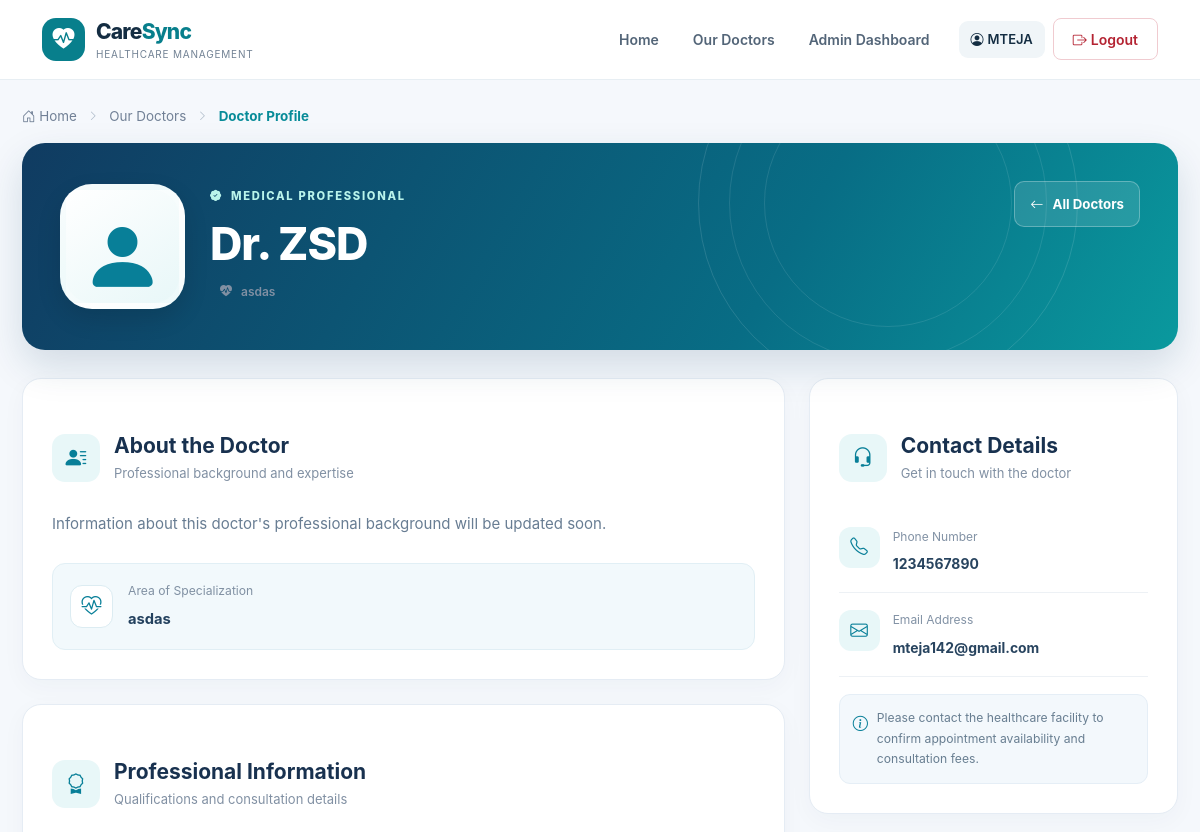
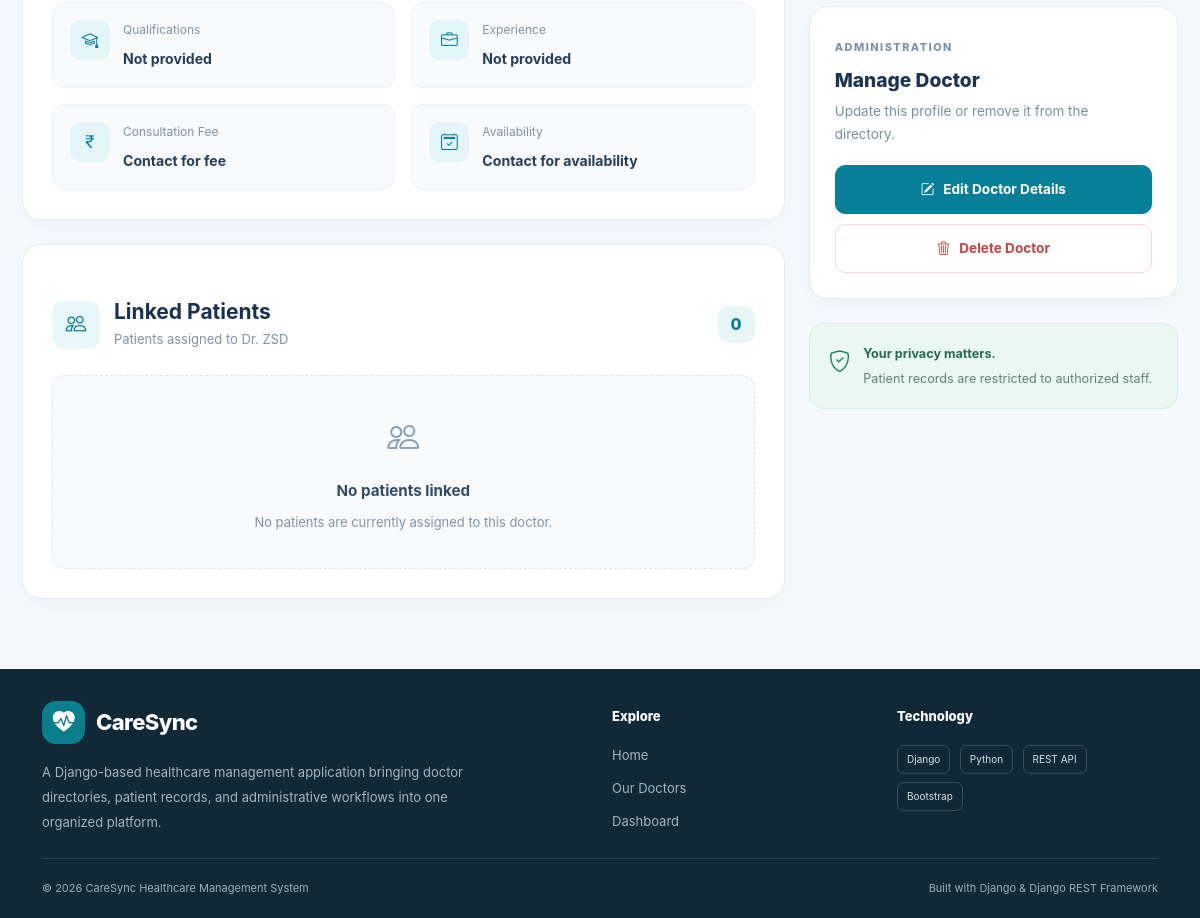
Page /doctors/9/ (signed in) on the earlier database version (2 pictures, top to bottom).
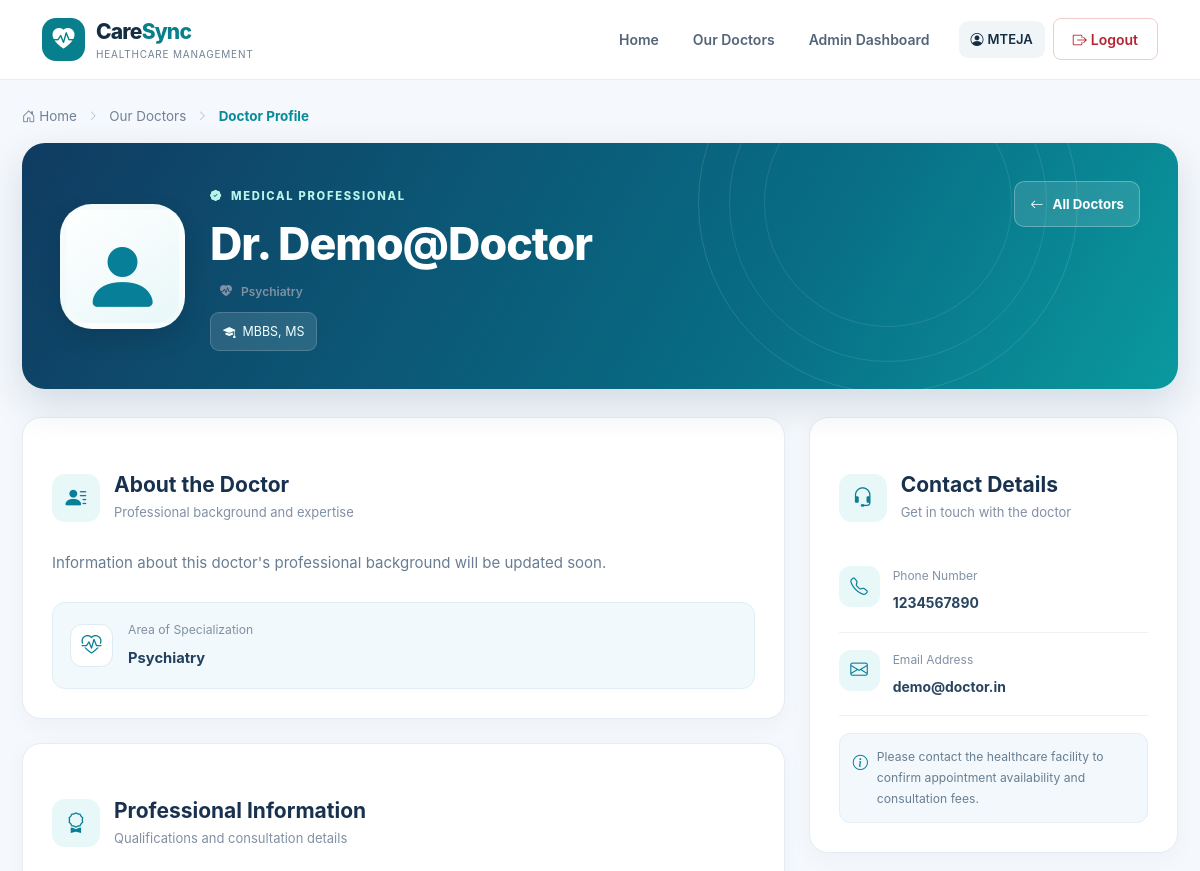
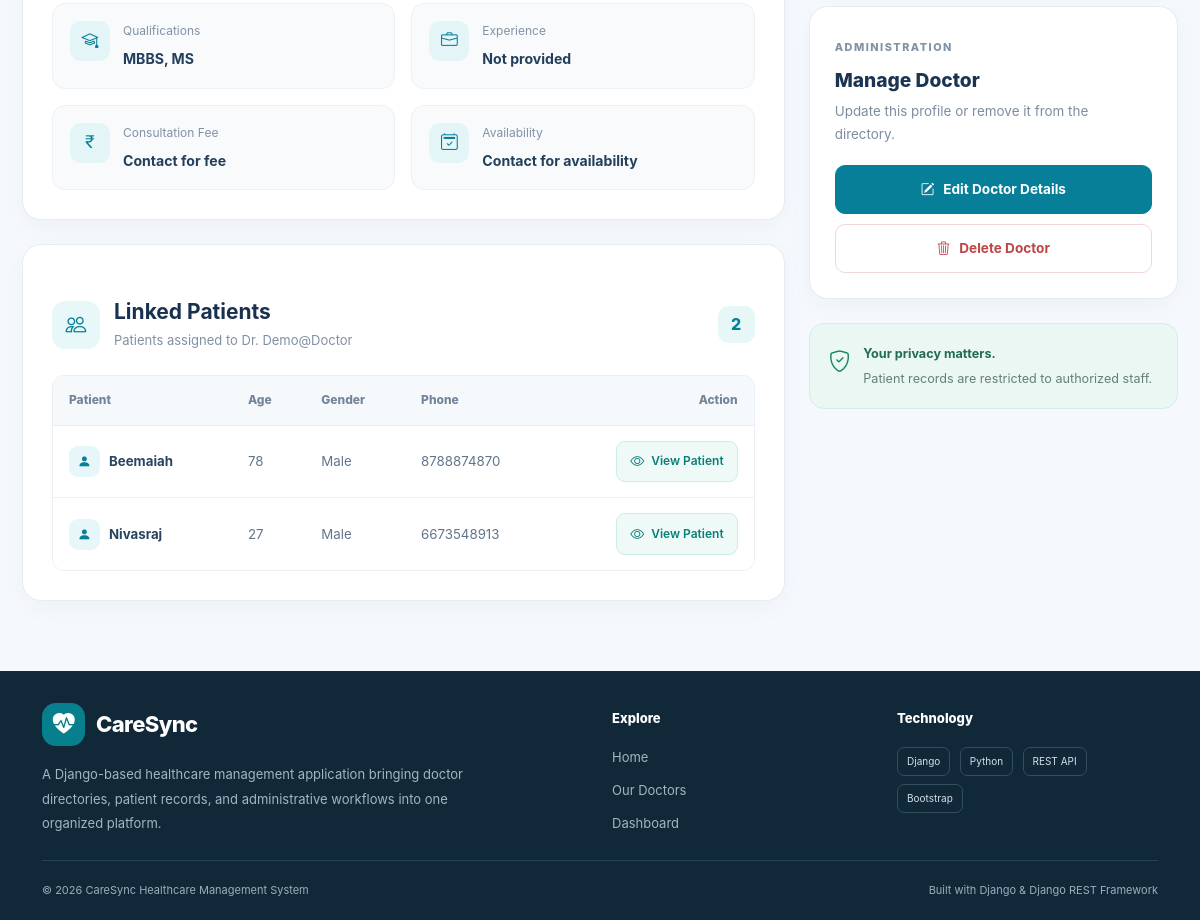
Same page on the later database version (2 pictures, top to bottom).
### healthcare/models.py (models this page shows, shortened)
class Doctor(models.Model):
    user = models.OneToOneField(
        User,
        on_delete=models.CASCADE,
        related_name='doctor_profile',
        null=True,
        blank=True
    )
    name = models.CharField(max_length=100)
    specialization = models.CharField(max_length=100)
    phone = models.CharField(max_length=15)
    email = models.EmailField()
    must_change_password = models.BooleanField(default=True)
    qualification = models.CharField(
        max_length=200,
        blank=True
    )
    experience_years = models.PositiveSmallIntegerField(
        null=True,
        blank=True
    )
    consultation_fee = models.DecimalField(
        max_digits=8,
        decimal_places=2,
        null=True,
        blank=True
    )
    availability = models.CharField(
        max_length=200,
        blank=True
    )
    bio = models.TextField(
        blank=True
    )

class Patient(models.Model):
    GENDER = [
            ('', 'Select Gender'),
            ('Male', 'Male'),
            ('Female', 'Female'),
            ('Other', 'Other'),
        ]
    name = models.CharField(max_length=100)
    age = models.PositiveIntegerField()
    gender = models.CharField(
            max_length=10,
            choices=GENDER
        )
    phone = models.CharField(max_length=15)
    address = models.TextField()
    doctor = models.ForeignKey(
        Doctor,
        on_delete=models.SET_NULL,
        null=True,
        related_name='patients'
    )
    date_registered = models.DateTimeField(auto_now_add=True)

### healthcare/views.py (the view)
# urls.py: path('doctors/<int:id>/', views.doctor_detail, name='doctor_detail'),
def doctor_detail(request, id):
    doctor = get_object_or_404(Doctor, id=id)
    patients = Patient.objects.filter(
        doctor=doctor
    ).order_by('name') if request.user.is_authenticated and request.user.is_staff else []
    return render(
        request,
        'healthcare/doctor_detail.html',
        {
            'doctor': doctor,
            'patients': patients,
        }
    )

### templates/healthcare/doctor_detail.html (shortened to what the changed rows need)
{% extends 'healthcare/base.html' %}
{% block content %}
<section class="doctor-detail-page">
    <div class="container doctor-detail-container">
        <div class="doctor-profile-hero">
            <div class="doctor-profile-main">
                <div class="doctor-profile-heading">
                    <span class="doctor-profile-kicker">
                        <i class="bi bi-patch-check-fill"></i>
                        MEDICAL PROFESSIONAL
                    </span>
                    <h1>Dr. {{ doctor.name }}</h1>
                    <p class="doctor-profile-specialty">
                        <i class="bi bi-heart-pulse-fill"></i>
                        {{ doctor.specialization|default:"General Practice" }}
                    </p>
                    <div class="doctor-profile-tags">
                        {% if doctor.qualification %}
                            <span>
                                <i class="bi bi-mortarboard-fill"></i>
                                {{ doctor.qualification }}
                            </span>
                        {% endif %}
                    </div>
                </div>
            </div>
        </div>
        <div class="row g-4 doctor-detail-grid">
            <div class="col-lg-8">
                <section class="doctor-detail-card">
                    <div class="doctor-section-heading">
                        <div>
                            <h2>About the Doctor</h2>
                        </div>
                    </div>
                    <div class="doctor-specialty-panel">
                        <div>
                            <span>Area of Specialization</span>
                            <strong>{{ doctor.specialization|default:"General Practice" }}</strong>
                        </div>
                    </div>
                </section>
                <section class="doctor-detail-card">
                    <div class="doctor-section-heading">
                        <div>
                            <h2>Professional Information</h2>
                        </div>
                    </div>
                    <div class="doctor-information-grid">
                        <div class="doctor-information-item">
                            <div>
                                <small>Qualifications</small>
                                <strong>
                                    {{ doctor.qualification|default:"Not provided" }}
                                </strong>
                            </div>
                        </div>
                        <div class="doctor-information-item">
                            <div>
                                <small>Availability</small>
                                <strong>
                                    {{ doctor.availability|default:"Contact for availability" }}
                                </strong>
                            </div>
                        </div>
                    </div>
                </section>
                {% if user.is_staff %}
                    <section class="doctor-detail-card doctor-patients-card">
                        <div class="doctor-section-heading doctor-patients-heading">
                            <div class="doctor-section-icon">
                                <i class="bi bi-people"></i>
                            </div>
                            <div>
                                <h2>Linked Patients</h2>
                                <p>Patients assigned to Dr. {{ doctor.name }}</p>
                            </div>
                            <span class="doctor-patient-count">
                                {{ patients|length }}
                            </span>
                        </div>
                        {% if patients %}
                            <div class="table-responsive doctor-patient-table-wrap">
                                <table class="table doctor-patient-table align-middle">
                                    <thead>
                                        <tr>
                                            <th>Patient</th>
                                            <th>Age</th>
                                            <th>Gender</th>
                                            <th>Phone</th>
                                            <th class="text-end">Action</th>
                                        </tr>
                                    </thead>
                                    <tbody>
                                        {% for patient in patients %}
                                            <tr>
                                                <td>
                                                    <div class="doctor-patient-name">
                                                        <span>
                                                            <i class="bi bi-person-fill"></i>
                                                        </span>
                                                        {{ patient.name }}
                                                    </div>
                                                </td>
                                                <td>{{ patient.age|default:"—" }}</td>
                                                <td>{{ patient.gender|default:"—" }}</td>
                                                <td>{{ patient.phone|default:"—" }}</td>
                                                <td class="text-end">
                                                    <a href="{% url 'patient_detail' patient.pk %}"
                                                    class="patient-view-btn">
                                                        <i class="bi bi-eye"></i>
                                                        <span>View Patient</span>
                                                    </a>
                                                </td>
                                            </tr>
                                        {% endfor %}
                                    </tbody>
                                </table>
                            </div>
                        {% else %}
                            <div class="doctor-no-patients">
                                <i class="bi bi-people"></i>
                                <strong>No patients linked</strong>
                                <p>No patients are currently assigned to this doctor.</p>
                            </div>
                        {% endif %}
                    </section>
                {% endif %}
            </div>
            <aside class="col-lg-4">
                <section class="doctor-detail-card doctor-contact-card">
                    <div class="doctor-section-heading">
                        <div>
                            <h2>Contact Details</h2>
                        </div>
                    </div>
                    <div class="doctor-contact-item">
                        <div>
                            <small>Phone Number</small>
                            {% if doctor.phone %}
                                <a href="tel:{{ doctor.phone }}">
                                    {{ doctor.phone }}
                                </a>
                            {% else %}
                                <strong>Not provided</strong>
                            {% endif %}
                        </div>
                    </div>
                    <div class="doctor-contact-item">
                        <div>
                            <small>Email Address</small>
                            {% if doctor.email %}
                                <a href="mailto:{{ doctor.email }}" class="doctor-email">
                                    {{ doctor.email }}
                                </a>
                            {% else %}
                                <strong>Not provided</strong>
                            {% endif %}
                        </div>
                    </div>
                </section>
            </aside>
        </div>
    </div>
</section>
{% endblock %}

Differences in the rows shown:
changed Doctor "Contact for availability": name "ZSD" → "Demo@Doctor"; specialization "asdas" → "Psychiatry"; qualification (not shown) → "MBBS, MS"; qualification "Not provided" → "MBBS, MS"; email "mteja142@gmail.com" → "demo@doctor.in"
now on this page (row edited): Patient: name "Beemaiah", age "78", gender "Male", phone "8788874870"
now on this page (row edited): Patient: name "Nivasraj", age "27", gender "Male", phone "6673548913"
Other differences:
{{ patients|length }}: "0" → "2"
text no longer shown: "No patients linked No patients are currently assigned to this doctor."
text now shown: "Patient Age Gender Phone Action"
